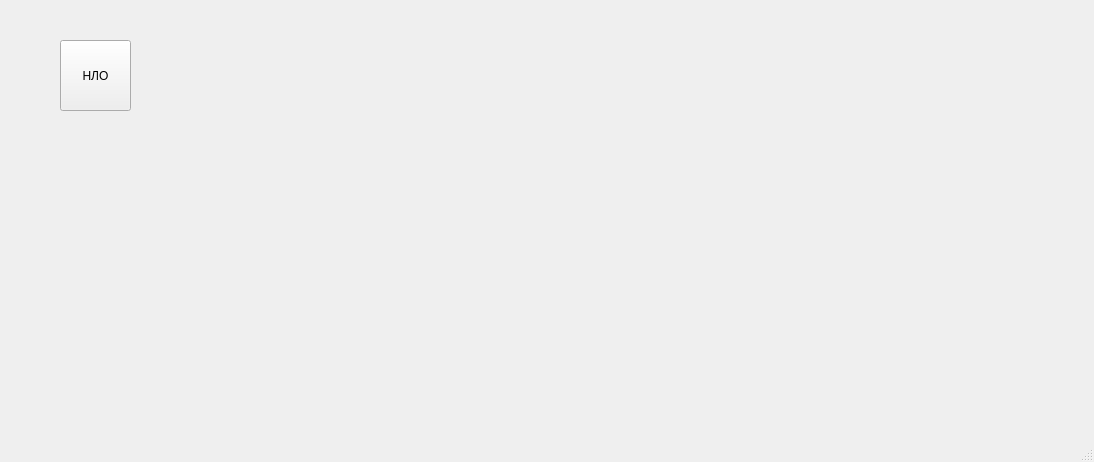
<?xml version="1.0" encoding="UTF-8"?>
<ui version="4.0">
 <class>MainWindow</class>
 <widget class="QMainWindow" name="MainWindow">
  <property name="geometry">
   <rect>
    <x>0</x>
    <y>0</y>
    <width>1094</width>
    <height>462</height>
   </rect>
  </property>
  <property name="windowTitle">
   <string>MainWindow</string>
  </property>
  <widget class="QWidget" name="centralwidget">
   <widget class="QPushButton" name="pushButton">
    <property name="geometry">
     <rect>
      <x>60</x>
      <y>40</y>
      <width>71</width>
      <height>71</height>
     </rect>
    </property>
    <property name="text">
     <string>НЛО</string>
    </property>
   </widget>
  </widget>
  <widget class="QMenuBar" name="menubar">
   <property name="geometry">
    <rect>
     <x>0</x>
     <y>0</y>
     <width>1094</width>
     <height>26</height>
    </rect>
   </property>
  </widget>
  <widget class="QStatusBar" name="statusbar"/>
 </widget>
 <resources/>
 <connections/>
</ui>
